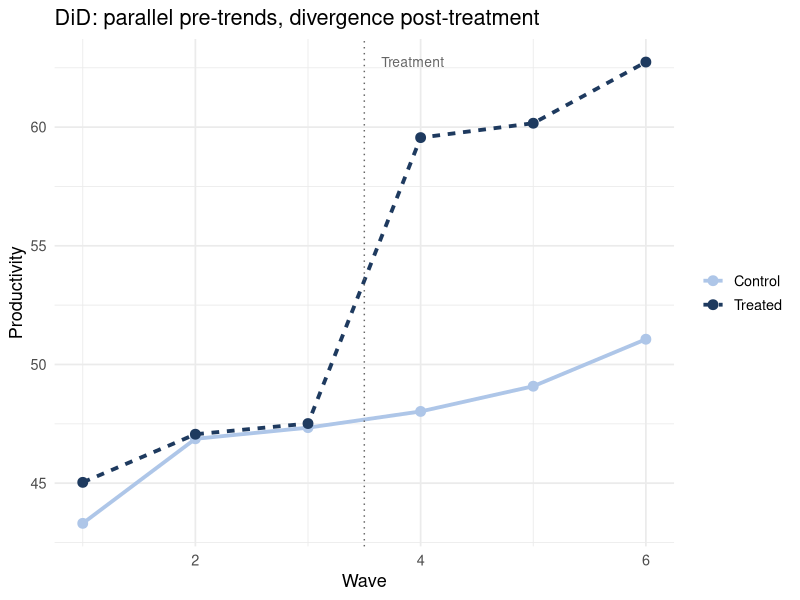
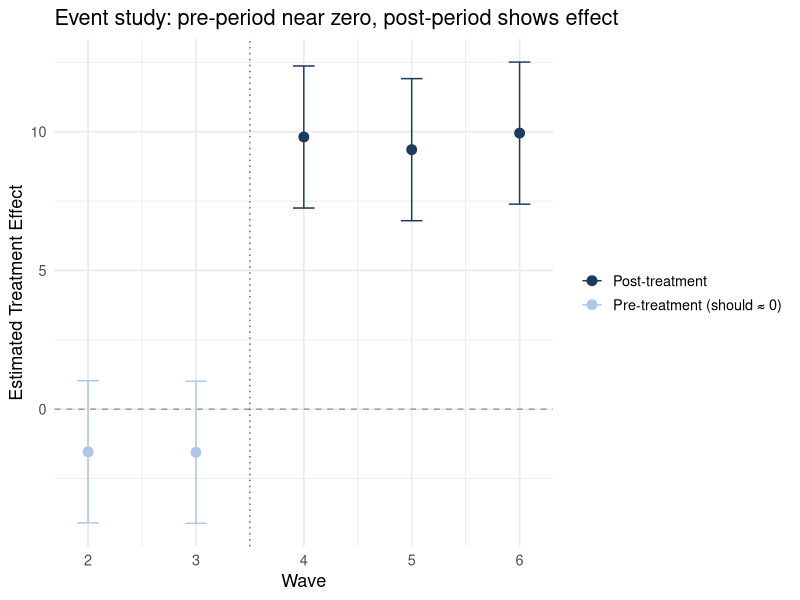

These figures' R source, in order:
## ---- chunk 1
library(tidyverse)
library(ggplot2)
library(broom)
set.seed(99)
## ---- chunk 2
n_firms <- 80
n_waves <- 6  # waves 1-3: pre; 4-6: post

firm_treat   <- c(rep(1, 40), rep(0, 40))
firm_base    <- rnorm(n_firms, 50, 8)

df_did <- expand_grid(firm = 1:n_firms, wave = 1:n_waves) |>
  mutate(
    treat      = firm_treat[firm],
    post       = as.integer(wave > 3),
    baseline   = firm_base[firm],
    trend      = (wave - 3.5) * 1.5,
    te         = treat * post * 10,
    productivity = baseline + trend + te + rnorm(n(), 0, 4)
  )

# Plot parallel pre-trends
group_means <- df_did |>
  group_by(wave, treat) |>
  summarise(mean_prod = mean(productivity), .groups = "drop") |>
  mutate(group = ifelse(treat == 1, "Treated", "Control"))

ggplot(group_means, aes(x = wave, y = mean_prod, color = group, linetype = group)) +
  geom_line(linewidth = 1.3) + geom_point(size = 3) +
  geom_vline(xintercept = 3.5, linetype = "dotted", color = "gray40") +
  annotate("text", x = 3.65, y = max(group_means$mean_prod),
           label = "Treatment", hjust = 0, color = "gray40", size = 3.5) +
  scale_color_manual(values = c("#aec6e8", "#1e3a5f")) +
  labs(title = "DiD: parallel pre-trends, divergence post-treatment",
       x = "Wave", y = "Productivity", color = NULL, linetype = NULL) +
  theme_minimal(base_size = 13)
## ---- chunk 3
m_did <- lm(productivity ~ treat * post + baseline, data = df_did)
tidy(m_did) |>
  knitr::kable(digits = 3,
    caption = "`treat:post` interaction = DiD estimate (true = 10)")
## ---- chunk 4
m_pre <- lm(productivity ~ treat * factor(wave) + baseline,
            data = df_did |> filter(post == 0))
tidy(m_pre) |>
  filter(str_detect(term, "treat:")) |>
  knitr::kable(digits = 3,
    caption = "Pre-period treat × wave interactions should be near zero")
## ---- chunk 5
m_ev  <- lm(productivity ~ treat * factor(wave) + baseline, data = df_did)
ev_df <- tidy(m_ev, conf.int = TRUE) |>
  filter(str_detect(term, "treat:")) |>
  mutate(wave = as.integer(str_extract(term, "[0-9]+")),
         pre  = wave <= 3)

ggplot(ev_df, aes(x = wave, y = estimate, color = pre)) +
  geom_hline(yintercept = 0, linetype = "dashed", color = "gray60") +
  geom_vline(xintercept = 3.5, linetype = "dotted", color = "gray40") +
  geom_errorbar(aes(ymin = conf.low, ymax = conf.high), width = 0.2) +
  geom_point(size = 3) +
  scale_color_manual(values = c("#1e3a5f", "#aec6e8"),
                     labels = c("Post-treatment", "Pre-treatment (should ≈ 0)")) +
  labs(title = "Event study: pre-period near zero, post-period shows effect",
       x = "Wave", y = "Estimated Treatment Effect", color = NULL) +
  theme_minimal(base_size = 13)
